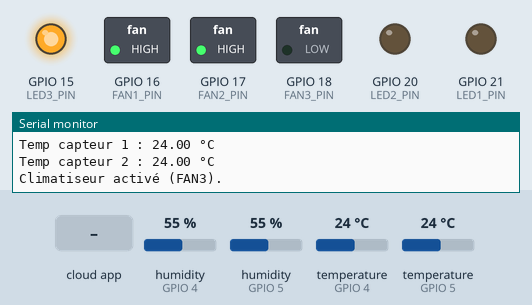
The sketch below on a simulated ESP32. Shown: switched loads named in the sketch (green lamp = pin HIGH), output pins drawn as LEDs (lit = HIGH), the last lines printed to the serial monitor. The test bench sets the inputs (shaded band); at power-on: temperature (sensors on GPIO 4, GPIO 5) 24 °C, humidity (sensors on GPIO 4, GPIO 5) 55 %. WiFi joins after 1.5 s; servers stay silent unless stated; the Firebase database answers and starts empty; not simulated (calls return 0 or success): arduino_secrets.h.

Above: at 2.8 s.
2.9 s: the phone or cloud app sets fanActive to 1
At 4.1 s:
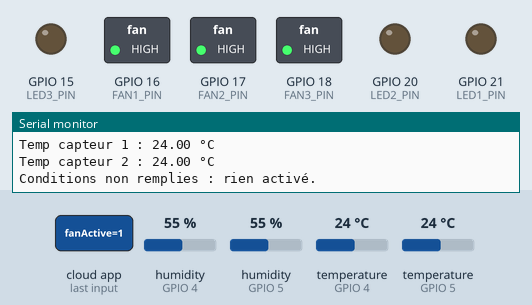
6.2 s: temperature (sensor on GPIO 4) set to 28.6 °C
8.8 s: temperature (sensor on GPIO 4) set to 29.8 °C
At 11.1 s:
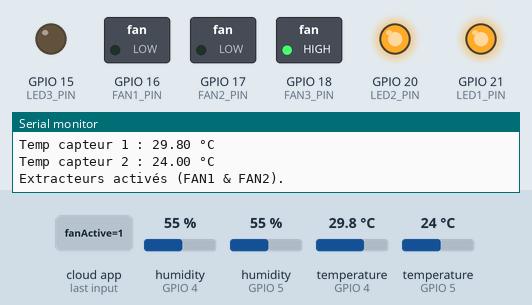
12.0 s: temperature (sensor on GPIO 4) set to 12 °C
At 13.6 s:
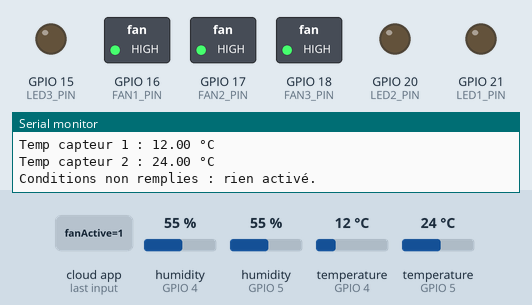
14.6 s: temperature (sensor on GPIO 4) set to 33 °C
At 16.4 s:
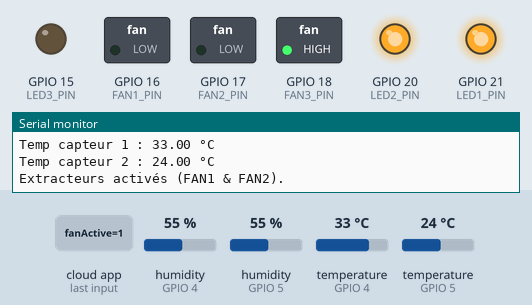
Timing chart, 0 to 17.9 s (numbered marks = the images above; inputs shaded):
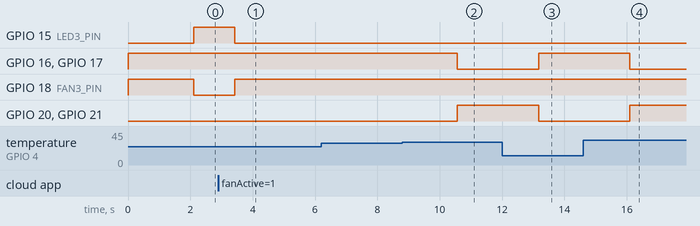

The sketch:

Systeme_de_refroidissement_IA_NatureExploitation.ino
```cpp
#include <WiFi.h>
#include <Firebase_ESP_Client.h>
#include "addons/TokenHelper.h"
#include "addons/RTDBHelper.h"
#include "DHT.h"

// === CONFIG WIFI & FIREBASE ===
// Secrets live in arduino_secrets.h (git-ignored). See arduino_secrets.h.example.
#include "arduino_secrets.h"

// === CONFIG DHT22 ===
#define DHTPIN1 4
#define DHTPIN2 5
#define DHTTYPE DHT22

DHT dht1(DHTPIN1, DHTTYPE);
DHT dht2(DHTPIN2, DHTTYPE);

// === CONFIG FANS ===
#define FAN1_PIN 16
#define FAN2_PIN 17
#define FAN3_PIN 18

// === CONFIG LEDS ===
#define LED1_PIN 21
#define LED2_PIN 20
#define LED3_PIN 15

// === FIREBASE OBJECTS ===
FirebaseData fbdo;
FirebaseAuth auth;
FirebaseConfig config;

unsigned long previousMillis = 0;
bool signupOK = false;
bool fanActive = false;

void setup() {
  Serial.begin(115200);
  Serial.println("Démarrage du système...");

  dht1.begin();
  dht2.begin();

  pinMode(FAN1_PIN, OUTPUT);
  pinMode(FAN2_PIN, OUTPUT);
  pinMode(FAN3_PIN, OUTPUT);
  pinMode(LED1_PIN, OUTPUT);
  pinMode(LED2_PIN, OUTPUT);
  pinMode(LED3_PIN, OUTPUT);

  digitalWrite(FAN1_PIN, HIGH);
  digitalWrite(FAN2_PIN, HIGH);
  digitalWrite(FAN3_PIN, HIGH);
  digitalWrite(LED1_PIN, LOW);
  digitalWrite(LED2_PIN, LOW);
  digitalWrite(LED3_PIN, LOW);

  WiFi.begin(WIFI_SSID, WIFI_PASSWORD);
  Serial.print("Connexion au Wi-Fi");
  while (WiFi.status() != WL_CONNECTED) {
    Serial.print(".");
    delay(300);
  }
  Serial.println("\nConnecté ! IP: " + WiFi.localIP().toString());

  config.api_key = API_KEY;
  config.database_url = DATABASE_URL;

  if (Firebase.signUp(&config, &auth, "", "")) {
    Serial.println("Inscription Firebase réussie !");
    signupOK = true;
  } else {
    Serial.printf("Erreur inscription: %s\n", config.signer.signupError.message.c_str());
  }

  config.token_status_callback = tokenStatusCallback;
  Firebase.begin(&config, &auth);
  Firebase.reconnectWiFi(true);

  if (Firebase.ready() && signupOK) {
    if (!Firebase.RTDB.getBool(&fbdo, "/Commande/fanActive")) {
      Serial.println("fanActive non trouvé, création avec valeur false...");
      Firebase.RTDB.setBool(&fbdo, "/Commande/fanActive", false);
    } else {
      Serial.println("fanActive existe déjà.");
    }
  }
}

void loop() {
  float temp1 = dht1.readTemperature();
  float temp2 = dht2.readTemperature();

  Serial.println("---------------------------");

  if (isnan(temp1)) {
    Serial.println("Erreur capteur 1 !");
  } else {
    Serial.print("Temp capteur 1 : ");
    Serial.print(temp1);
    Serial.println(" °C");
  }

  if (isnan(temp2)) {
    Serial.println("Erreur capteur 2 !");
  } else {
    Serial.print("Temp capteur 2 : ");
    Serial.print(temp2);
    Serial.println(" °C");
  }

  // === Envoi Firebase toutes les 3 secondes ===
  if (Firebase.ready() && signupOK && ((millis() - previousMillis > 3000) || previousMillis == 0))

 {
    previousMillis = millis();

    if (!isnan(temp1)) {
      Firebase.RTDB.setFloat(&fbdo, "/Capteurs/Temp1", temp1);
    }

    if (!isnan(temp2)) {
      Firebase.RTDB.setFloat(&fbdo, "/Capteurs/Temp2", temp2);
    }
  }

  // === Lire commande fanActive depuis Firebase ===
  if (Firebase.RTDB.getBool(&fbdo, "/Commande/fanActive")) {
    fanActive = fbdo.boolData();

    // Tout désactiver au début
    digitalWrite(FAN1_PIN, HIGH);
    digitalWrite(FAN2_PIN, HIGH);
    digitalWrite(FAN3_PIN, HIGH);
    digitalWrite(LED1_PIN, LOW);
    digitalWrite(LED2_PIN, LOW);
    digitalWrite(LED3_PIN, LOW);

    // Si capteurs valides
    if (!isnan(temp1) && !isnan(temp2)) {
      if (fanActive && (temp1 - temp2 > 5)) {
        // Activer extracteurs
        digitalWrite(FAN1_PIN, LOW);
        digitalWrite(FAN2_PIN, LOW);
        digitalWrite(LED1_PIN, HIGH);
        digitalWrite(LED2_PIN, HIGH);
        Serial.println("Extracteurs activés (FAN1 & FAN2).");
        Firebase.RTDB.setString(&fbdo, "/Etat/Appareil", "FAN1_FAN2");
      } else if (!fanActive || temp1 -temp2> 5) {
        // Activer climatiseur
        digitalWrite(FAN3_PIN, LOW);
        digitalWrite(LED3_PIN, HIGH);
        Serial.println("Climatiseur activé (FAN3).");

        Firebase.RTDB.setString(&fbdo, "/Etat/Appareil", "FAN3");
      } else {
        Serial.println("Conditions non remplies : rien activé.");
        Firebase.RTDB.setString(&fbdo, "/Etat/Appareil", "Aucun");
      }
    } else {
      Serial.println("Températures invalides, aucun appareil activé.");
      Firebase.RTDB.setString(&fbdo, "/Etat/Appareil", "Erreur capteurs");
    }
  }

  delay(1000);
}
```

Measured:
- the behaviour switches between 29 and 29.1 °C on temperature (sensor on GPIO 4) (found by bisection; images 1 and 2)
- after the input at 2.9 s, GPIO 15 (LED3_PIN): HIGH → LOW after 0.52 s; GPIO 18 (FAN3_PIN): LOW → HIGH after 0.52 s
- after the input at 8.8 s, GPIO 16 (FAN1_PIN), GPIO 17 (FAN2_PIN): HIGH → LOW after 1.8 s; GPIO 20 (LED2_PIN), GPIO 21 (LED1_PIN): LOW → HIGH after 1.8 s
- after the input at 12.0 s, GPIO 16 (FAN1_PIN), GPIO 17 (FAN2_PIN): LOW → HIGH after 1.2 s; GPIO 20 (LED2_PIN), GPIO 21 (LED1_PIN): HIGH → LOW after 1.2 s
- after the input at 14.6 s, GPIO 16 (FAN1_PIN), GPIO 17 (FAN2_PIN): HIGH → LOW after 1.5 s; GPIO 20 (LED2_PIN), GPIO 21 (LED1_PIN): LOW → HIGH after 1.5 s
